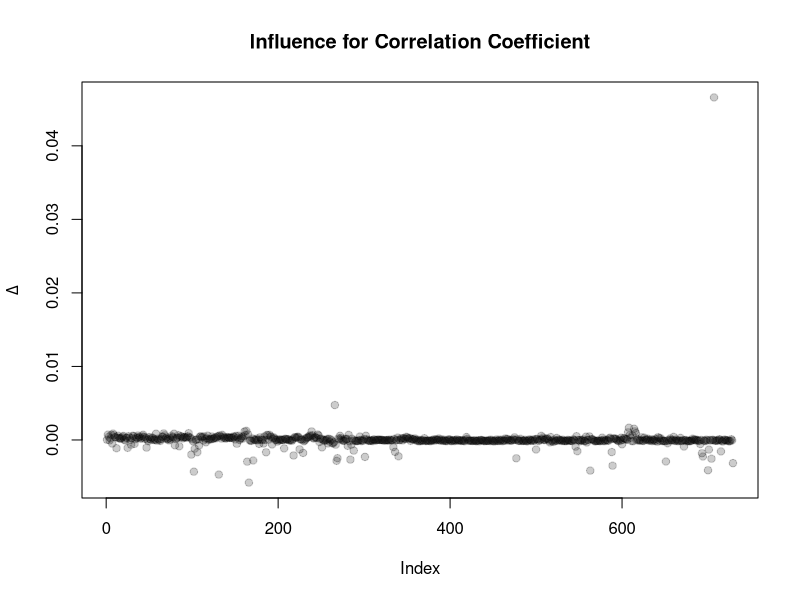

The R source for this figure:
## ---- chunk 1
knitr::opts_chunk$set(echo = TRUE)
## ---- chunk 2
data <- read.csv("EconomicMobility.csv")
## ---- chunk 3
correlation_coefficient <- function(pop_y, commute_y) {
  cor(pop_y, commute_y, method = "pearson", use='complete.obs')
}

delta = numeric(length(data$Population))
for (i in 1:length(data$Population)) {
  ## y[-i] removes the ith element from a vector
  delta[i] = correlation_coefficient(data$Population, data$Commute) - 
    correlation_coefficient(data$Population[-i], data$Commute[-i])
}
## ---- chunk 4
plot(delta, main="Influence for Correlation Coefficient", ylab=bquote(Delta), pch=19, 
     col=adjustcolor("black", alpha = 0.2))
## ---- chunk 5
data[which(delta > 0.04),]
## ---- chunk 6
delta[which(delta > 0.04)]
